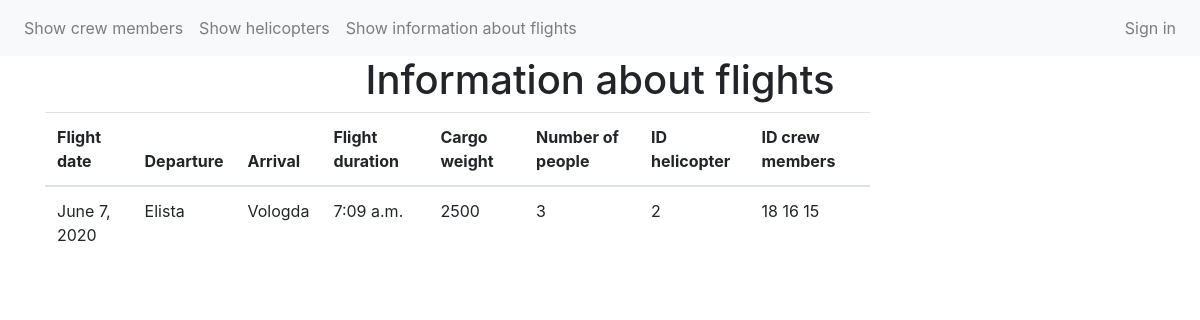
The app's page /flight/33/ with its own data.
### app/models.py (models this page shows)
class flight_information(models.Model):
    flight_date = models.DateField()
    cargo_weight = models.IntegerField()
    number_of_people = models.IntegerField()
    flight_duration = models.TimeField()
    departure = models.CharField(max_length=50)
    arrival = models.CharField(max_length=50)
    status = models.BooleanField(default=False)
    id_helicopter = models.IntegerField(null=True, blank=True)
    id_crew_member_1 = models.IntegerField(null=True, blank=True)
    id_crew_member_2 = models.IntegerField(null=True, blank=True)
    id_crew_member_3 = models.IntegerField(null=True, blank=True)

### app/views.py (the view)
# urls.py: path('flight/<int:flight_id>/', details_flight),
def details_flight(request, flight_id):
    try:
        c = flight_information.objects.get(pk=flight_id)
    except flight_information.DoesNotExist:
        raise Http404("Flight does not exist")
    return render(request, 'flight.html', {'flight': c})

### templates/flight.html (shortened to what this page needs)
{% extends 'base.html' %}
  {% block content %}
<h1 class="text-center">Information about flights</h1>
<div class="container">
	<div class="row">
		<div class="col-md-9">
    	 <table class="table table-list-search">
                    <thead>
                        <tr>
        <th>Flight date</th>
        <th>Departure</th>
        <th>Arrival</th>
        <th>Flight duration</th>
         <th>Cargo weight</th>
         <th>Number of people</th>
          <th>ID helicopter</th>
          <th>ID crew members</th>
      </tr>
    </thead>
           <tbody>
        <td>{{flight.flight_date}}</td>
        <td>{{flight.departure}}</td>
        <td>{{flight.arrival}}</td>
        <td>{{flight.flight_duration}}</td>
        <td>{{flight.cargo_weight}}</td>
        <td>{{flight.number_of_people}}</td>
        <td>{{flight.id_helicopter}}</td>
        <td>{{flight.id_crew_member_1}}  {{flight.id_crew_member_2}} {{flight.id_crew_member_3}}</td>
    </tbody>
  </table>
  </div>
  </div>
</div>
  {% endblock %}

### records on screen
flight_information: flight_date "June 7, 2020", departure "Elista", arrival "Vologda", flight_duration "7:09 a.m.", cargo_weight "2500", number_of_people "3", id_helicopter "2", id_crew_member_1 "18", id_crew_member_2 "16", id_crew_member_3 "15"
